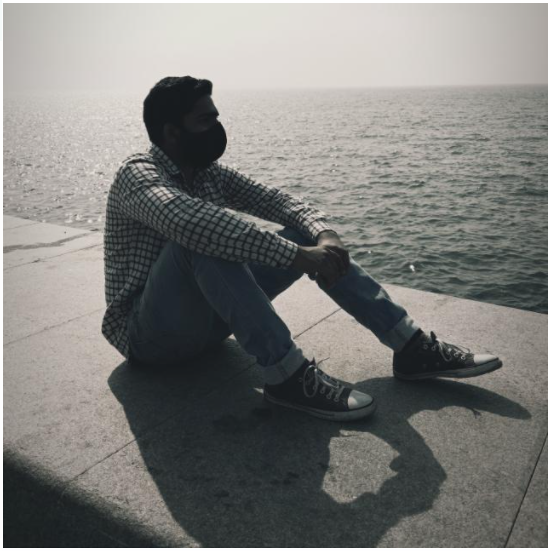
#> input picture mypic.jpg, 548 x 551 px
$ python image.py
#> lines starting #> are read from the running program, lines starting #| are printed output that depends on the picture
from PIL import Image,ImageEnhance
img1= Image.open('mypic.jpg')
#> img1 is the input picture: PIL image 548x551 RGBA; mean R, G, B, A 123.7, 123.7, 121, 255
# img1.save('mypic.pdf')
# img1.show()
enhancer = ImageEnhance.Contrast(img1)
enhancer.enhance(2).save('mypicedt.png')
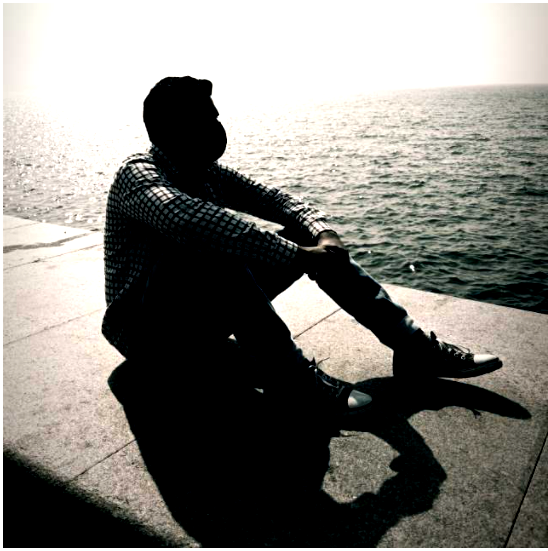
#> saved as mypicedt.png: PIL image 548x551 RGBA; mean R, G, B, A 128.3, 126.6, 121.3, 255
